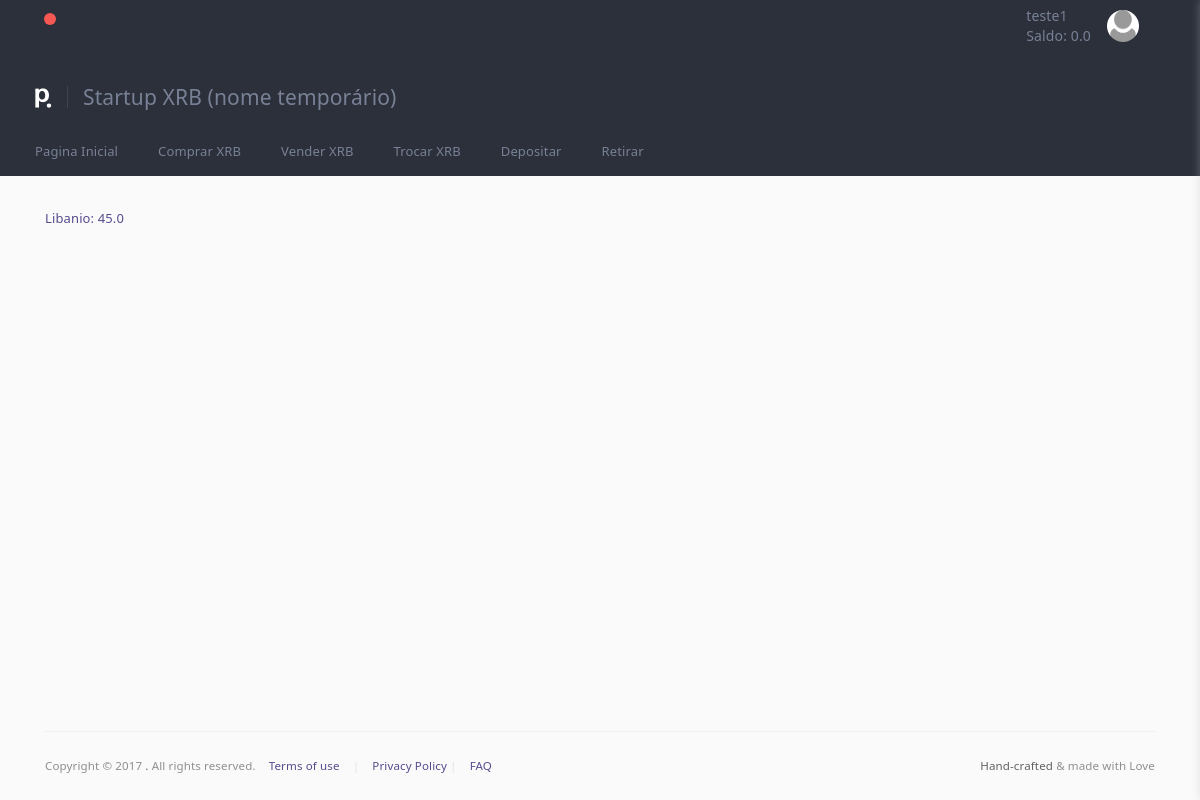
The page / (signed in) on the database as committed earlier.
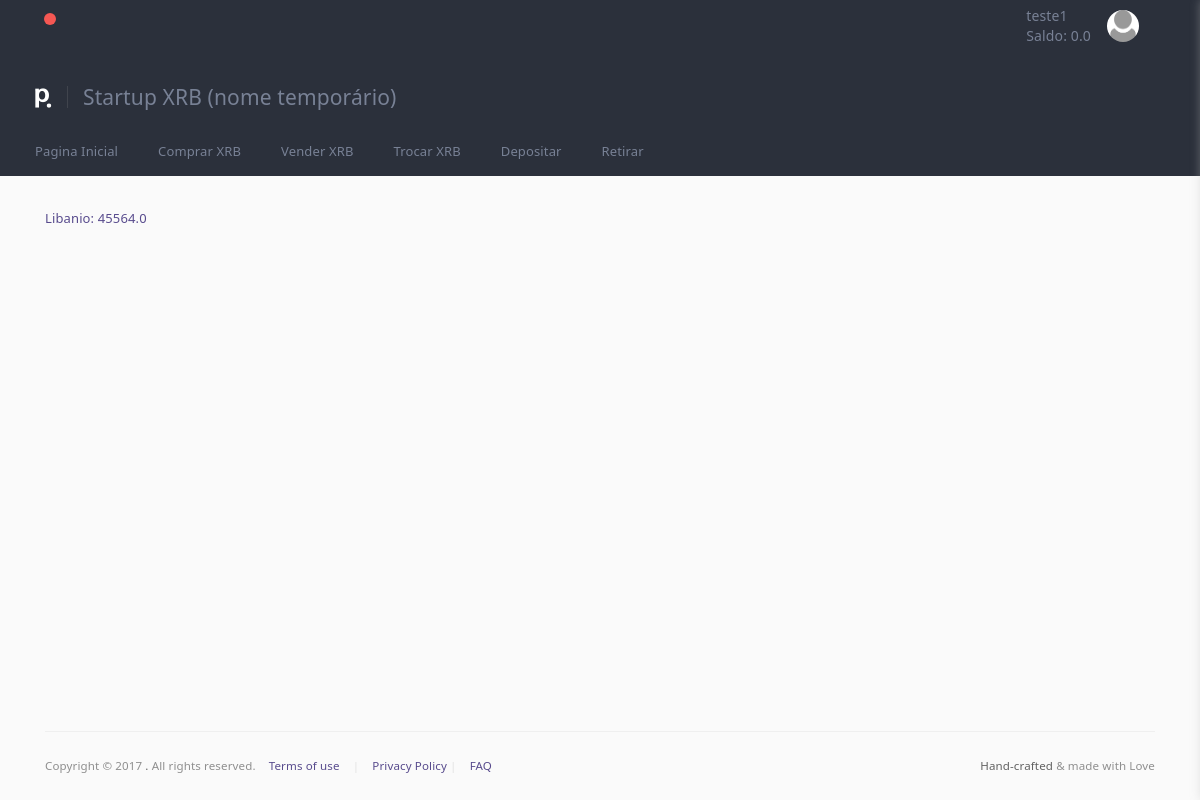
The same page on the database as committed later.
### comprincipal/models.py (models this page shows)
class Cliente(models.Model):
    user = models.OneToOneField(User, on_delete=models.CASCADE)
    nome = models.CharField(max_length=200)
    cpf = models.CharField(max_length=11, unique=True)
    endereco = models.CharField(max_length=250)
    saldo = models.FloatField(default=0)
    carteira_xrb = models.CharField(max_length=250)
    telefone = models.CharField(max_length=250, unique=True)
    status_verificacao = models.CharField(max_length=200, choices=lista_status, default='NV')
    numero_transacoes = models.IntegerField(default=0)
    valor_transacoes = models.FloatField(default=0)
    reputacao = models.FloatField(default=0)
    login_email_token = models.CharField(max_length=50, default='Token')
    foto_perfil = models.ImageField(upload_to='perfil/', default='perfil/generico.png')

class Anuncio(models.Model):
    proprietario = models.OneToOneField(Cliente, on_delete=models.CASCADE)
    quantia_reservada = models.FloatField()
    cotacao = models.FloatField()  # Valor em BRL para 1 XRB
    descricao = models.TextField()
    minimo = models.FloatField()  # Em reais
    maximo = models.FloatField()  # Em reais
    metodos = models.ManyToManyField(MetodoPagamento)
    def __str__(self):
        titulo=str(self.proprietario.nome)+": "+str(self.cotacao)
        return titulo

### comprincipal/views.py (the view)
# urls.py: url(r'^$', views.index, name='index'),
def index(request):
    u = []
    c = []
    if request.user.is_authenticated:
        u = User.objects.get(pk=request.user.id)
        try:
            c = models.Cliente.objects.get(user=u)
            print(c.foto_perfil)
        except:
            return redirect('/cadastro/etapa2/')
        try:
            anuncios=models.Anuncio.objects.all()
        except:
            anuncios=[]
    context = {
        'mensagem': 'Pagina inicial',
        'cliente': c,
        'anuncios': anuncios
    }
    return render(request, 'p_index.html', context)

### templates/p_index.html (shortened to what this page needs)
{% extends "base.html" %}
{% load static %}
{% block conteudo %}
    {% for anuncio in anuncios %}
        <a href="/anuncio/{{ anuncio.pk }}">{{ anuncio }}</a>
    {% endfor %}
{% endblock %}

### templates/base.html (shortened to what this page needs)
<!DOCTYPE html>
<html>
<head>
    <link href="/static/assets/plugins/pace/pace-theme-flash.css" rel="stylesheet" type="text/css"/>
    <link href="/static/assets/plugins/bootstrap/css/bootstrap.min.css" rel="stylesheet" type="text/css"/>
    <link href="/static/assets/plugins/font-awesome/css/font-awesome.css" rel="stylesheet" type="text/css"/>
    <link href="/static/assets/plugins/jquery-scrollbar/jquery.scrollbar.css" rel="stylesheet" type="text/css"
          media="screen"/>
    <link href="/static/assets/plugins/select2/css/select2.min.css" rel="stylesheet" type="text/css" media="screen"/>
    <link href="/static/assets/plugins/switchery/css/switchery.min.css" rel="stylesheet" type="text/css"
          media="screen"/>
    <link href="/static/pages/css/pages-icons.css" rel="stylesheet" type="text/css">
    <link class="main-stylesheet" href="/static/pages/css/pages.css" rel="stylesheet" type="text/css"/>
</head>
<body class="fixed-header horizontal-menu horizontal-app-menu ">
<div class="header">
    <div class="container">
        <div class="header-inner header-md-height">
            <div class="">
                <ul class="hidden-md-down notification-list no-margin hidden-sm-down b-grey b-l b-r no-style p-l-0 p-r-20">
                    <li class="p-r-10 inline">
                        <div class="dropdown">
                            <a href="javascript:;" id="notification-center" class="header-icon pg pg-world"
                               data-toggle="dropdown">
                                <span class="bubble"></span>
                            </a>
                        </div>
                    </li>
                </ul>
            </div>
            <div class="d-flex align-items-center">
                {% if user.is_authenticated %}
                    <div class="pull-left p-r-10 fs-14 font-heading hidden-md-down">
                        <span class="semi-bold">{{ user.username }}</span>
                        <br><span class="semi-bold">Saldo: {{ cliente.saldo }}</span>
                    </div>
                    <div class="dropdown pull-right sm-m-r-5">
                        <button class="profile-dropdown-toggle" type="button" data-toggle="dropdown"
                                aria-haspopup="true" aria-expanded="false">
                <span class="thumbnail-wrapper d32 circular inline">
                  <img src="/media/{{ cliente.foto_perfil }}" alt="" data-src="/media/{{ cliente.foto_perfil }}"
                       data-src-retina="/static/assets/img/profiles/avatar_small2x.jpg" width="32" height="32">
                  </span>
                        </button>
                    </div>
                {% else %}
                    <div class="pull-left p-r-10 fs-14 font-heading hidden-md-down">
                        <span class="semi-bold"><a href="/login/">Login </a> </span> <span class="semi-bold"><a
                            href="/cadastro/">Registrar</a> </span>
                    </div>
                {% endif %}
            </div>
        </div>
        <div class="header-inner justify-content-start header-lg-height title-bar">
            <div class="brand inline align-self-end">
                <img src="/static/assets/img/logo_s.png" alt="logo" data-src="/static/assets/img/logo_s.png"
                     data-src-retina="/static/assets/img/logo_s_2x.png" width="17" height="20">
            </div>
            <h2 class="page-title align-self-end">
                Startup XRB (nome temporário)
            </h2>
        </div>
        <div class="menu-bar header-sm-height" data-pages-init='horizontal-menu' data-hide-extra-li="4">
            <ul>
                <li>
                    <a href="/">Pagina Inicial</a>
                </li>
                <li>
                    <a href="/"><span class="title">Comprar XRB</span></a>
                </li>
                <li>
                    <a href="/anuncio/novo/"><span class="title">Vender XRB</span></a>
                </li>
                <li>
                    <a href="/"><span class="title">Trocar XRB</span></a>
                </li>
                <li>
                    <a href="/"><span class="title">Depositar</span></a>
                </li>
                <li>
                    <a href="/"><span class="title">Retirar</span></a>
                </li>
            </ul>
        </div>
    </div>
</div>
<div class="page-container ">
    <div class="page-content-wrapper ">
        <div class="content ">
            <div class=" container    container-fixed-lg">
                {% block conteudo %}{% endblock %}
            </div>
        </div>
        <div class=" container   container-fixed-lg footer">
            <div class="copyright sm-text-center">
                <p class="small no-margin pull-left sm-pull-reset">
                    <span class="hint-text">Copyright &copy; 2017 </span>
                    .
                    <span class="hint-text">All rights reserved. </span>
              <span class="sm-block">
                  <a href="/static/#" class="m-l-10 m-r-10">Terms of use</a>
                  <span class="muted">|</span>
                  <a href="/static/#" class="m-l-10">Privacy Policy</a>
                  <span class="muted">|</span>
                  <a href="/static/#" class="m-l-10">FAQ</a>
              </span>
                </p>
                <p class="small no-margin pull-right sm-pull-reset">
                    Hand-crafted <span class="hint-text">&amp; made with Love</span>
                </p>
                <div class="clearfix"></div>
            </div>
        </div>
    </div>
</div>
</body>
</html>

Rows that differ between the two databases and show on the page:
removed Anuncio: proprietario+cotacao "Libanio: 45.0"
added Anuncio: proprietario+cotacao "Libanio: 45564.0"
